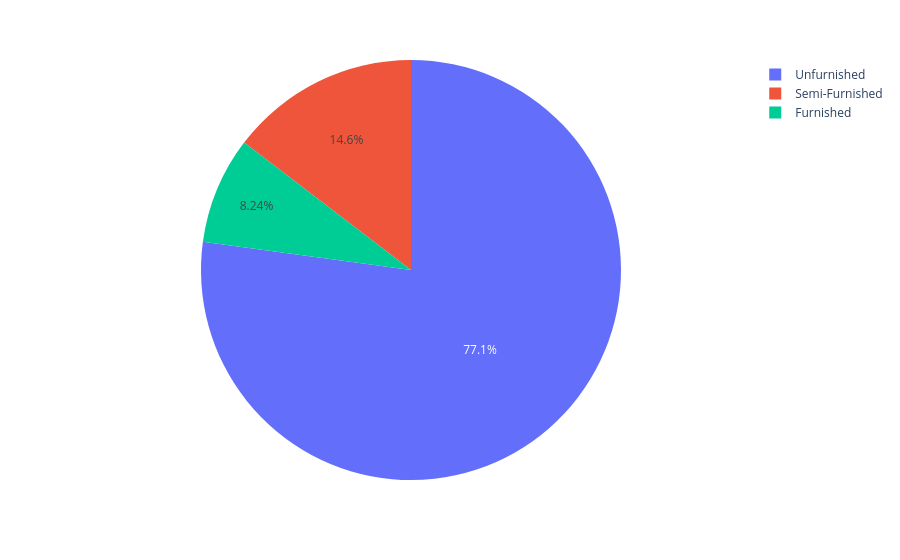

Notebook code cell kept with this figure:
### Code cell
#pie chart 
furnish_count = df["furnishing"].value_counts()
fig3 = px.pie(
    values=furnish_count.values,
    names=furnish_count.index,
)
fig3.show()

### Figure 1 — Plotly figure (JSON) as saved in the notebook; plotly's stock layout.template omitted (floating-point values rounded to 4 significant figures)
{"data": [{"domain": {"x": [0, 1], "y": [0, 1]}, "hovertemplate": "label=%{label}<br>value=%{value}<extra></extra>", "labels": ["Unfurnished", "Semi-Furnished", "Furnished"], "legendgroup": "", "name": "", "showlegend": true, "type": "pie", "values": [955, 181, 102]}], "layout": {"legend": {"tracegroupgap": 0}, "margin": {"t": 60}}}
